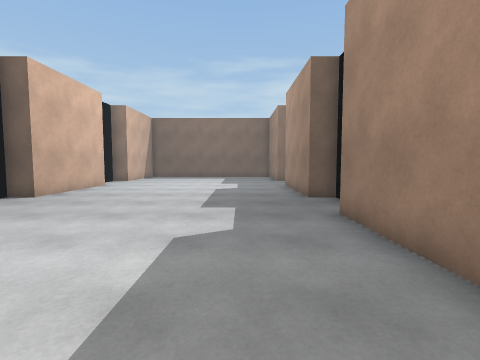
[1] (above)

14 first-person views from a walk through a Unity game level. The camera is 1.3 m above the floor, tilts 4° down and sees 85° across. Doors are open. The floor is counted in squares, 1 m on a side. Each view is taken from the middle of a square. On the plan, view 1 faces up. The plan holds only what a view shows up to about 13 squares ahead; the rest is blank. The player is left out.

[2]
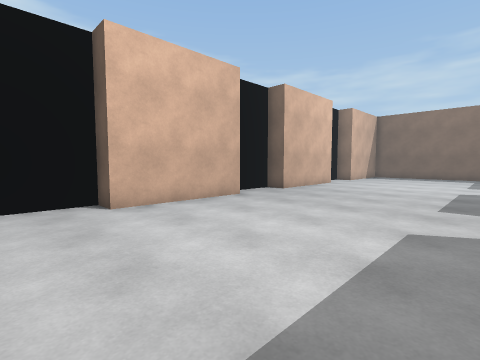

[3]
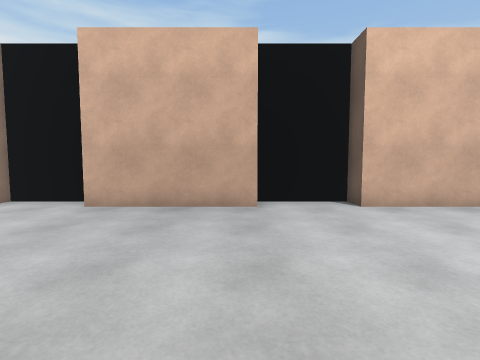

[4]
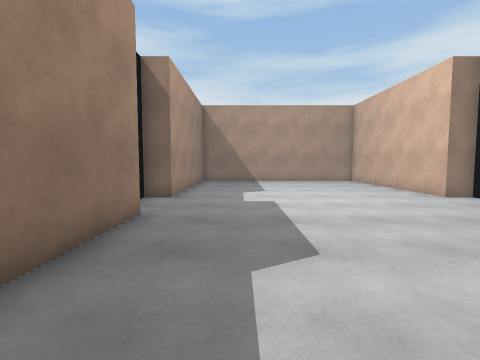

[5]
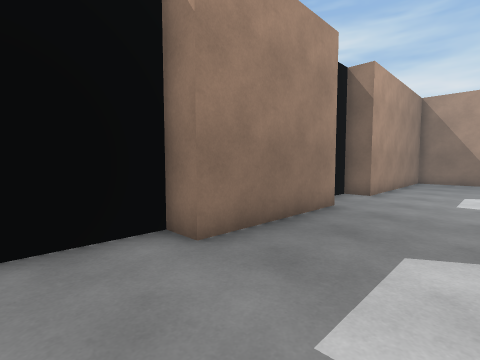

[6]
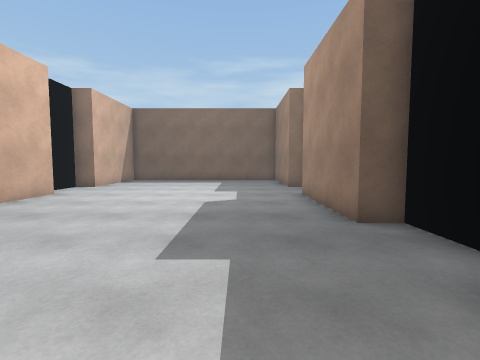

[7]
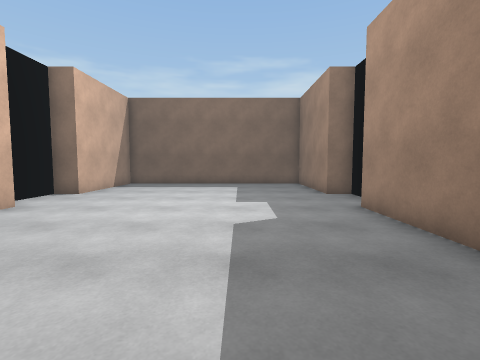

[8]
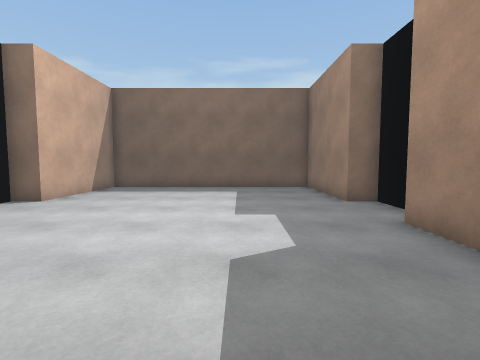

[9]
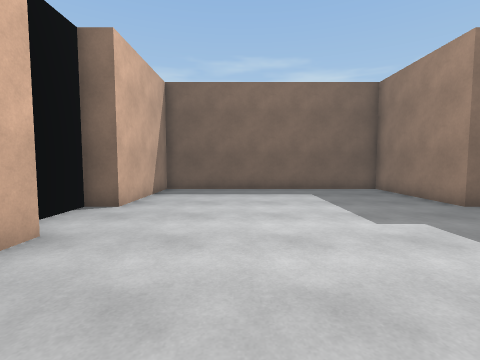

[10]
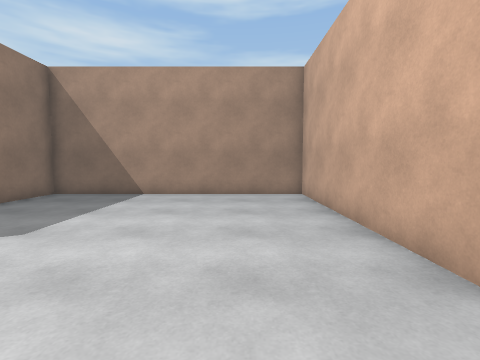

[11]
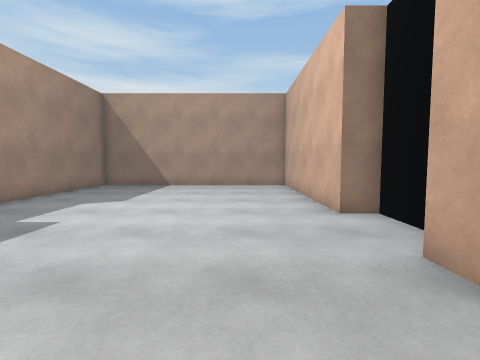

[12]
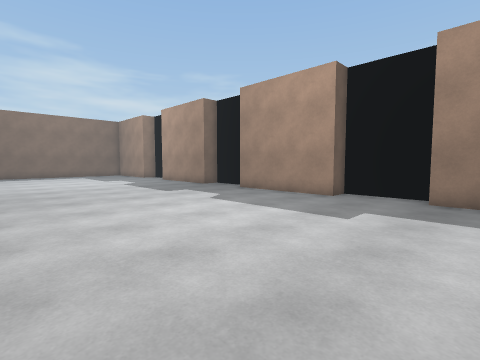

[13]
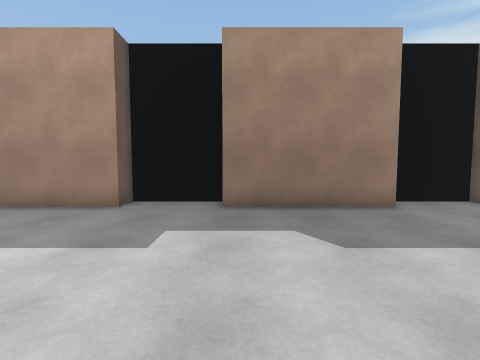

[14]
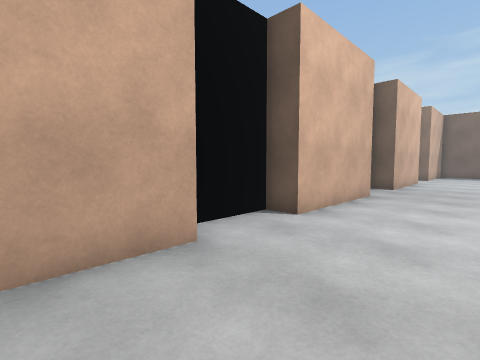

### Floor plan
Points are (right, up) in squares from view 1. A wall is a line through its corners. A room is listed if a view was taken in it or the views show most of it. See-through windows are left out.
Room 1 (views 1, 2, 3, 4, 5, 6, 7, 8, 9, 10, 11, 12, 13, 14)
walls: (2.5, 1.5) (2.5, 6.5); (-7.5, -1.4) (-7.5, -6.5); (-7.5, 6.5) (-7.5, 1.5); (2.5, 9.5) (2.5, 14.5); (2.5, -6.6) (2.5, -1.5); (-7.5, -9.5) (-7.5, -17.5) (2.5, -17.5) (2.5, -9.5); (-7.5, 14.5) (-7.5, 9.5); (2.5, 17.5) (2.5, 22.5) (-7.5, 22.5) (-7.5, 17.5)
ways out: open door at (-7.5, -8); open door at (-7.5, 0); open door at (-7.5, 8); open door at (-7.5, 16); open door at (2.5, -8); open door at (2.5, 0); open door at (2.5, 8); open door at (2.5, 16)

Where each view was taken, in squares from view 1:
view 1: 0 up, 0 right, facing up
view 2: 1 down, 0 right, facing up-left
view 3: 2 down, 0 right, facing left
view 4: 0 up, 0 right, facing down
view 5: 1 up, 1 left, facing down-right
view 6: 4 up, 0 right, facing up
view 7: 7 up, 1 left, facing up
view 8: 9 up, 1 left, facing up
view 9: 10 up, 4 left, facing up
view 10: 7 down, 5 left, facing down
view 11: 3 down, 5 left, facing down
view 12: 3 down, 7 left, facing up-right
view 13: 2 down, 5 left, facing right
view 14: 4 down, 4 left, facing up-left
